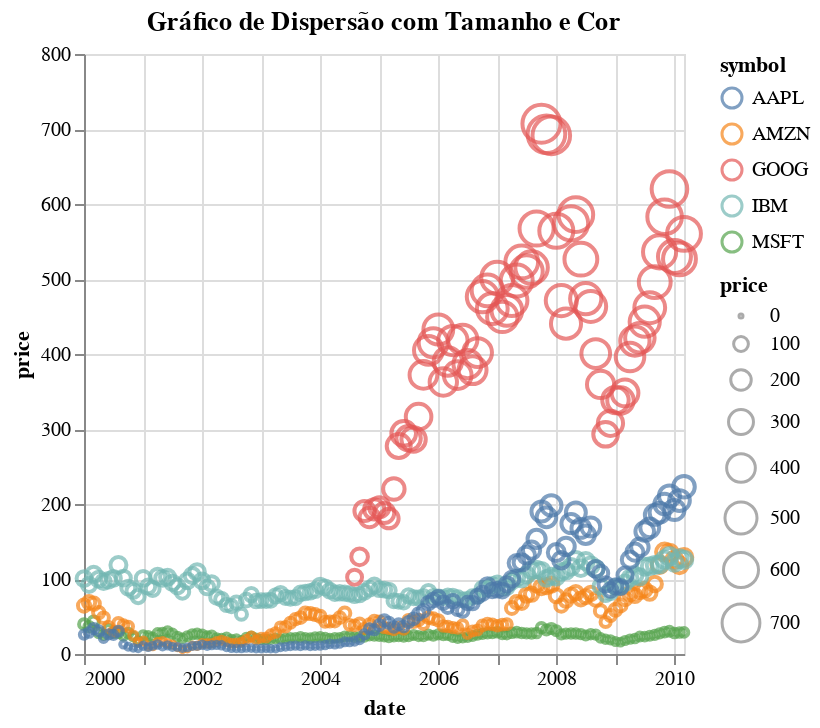

Notebook code for this chart:
### Code cell
scatter_chart = alt.Chart(df).mark_point().encode(
    x='date:T',
    y='price:Q',
    size='price:Q',
    color='symbol:N',
    tooltip=['symbol:N', 'date:T', 'price:Q']
).properties(
    title='Gráfico de Dispersão com Tamanho e Cor'
)

scatter_chart.show()

### Figure 1 — Vega-Lite specification as saved in the notebook (floating-point values rounded to 4 significant figures; data arrays with more than 128 entries replaced by an {"elided": "..."} marker saying what was removed)
{"config": {"view": {"continuousWidth": 300, "continuousHeight": 300}}, "data": {"name": "data-e7eb501b45839da56f24eb1f0279d8ac"}, "mark": {"type": "point"}, "encoding": {"color": {"field": "symbol", "type": "nominal"}, "size": {"field": "price", "type": "quantitative"}, "tooltip": [{"field": "symbol", "type": "nominal"}, {"field": "date", "type": "temporal"}, {"field": "price", "type": "quantitative"}], "x": {"field": "date", "type": "temporal"}, "y": {"field": "price", "type": "quantitative"}}, "title": "Gráfico de Dispersão com Tamanho e Cor", "$schema": "https://vega.github.io/schema/vega-lite/v5.20.1.json", "datasets": {"data-e7eb501b45839da56f24eb1f0279d8ac": {"elided": "560 records"}}}
